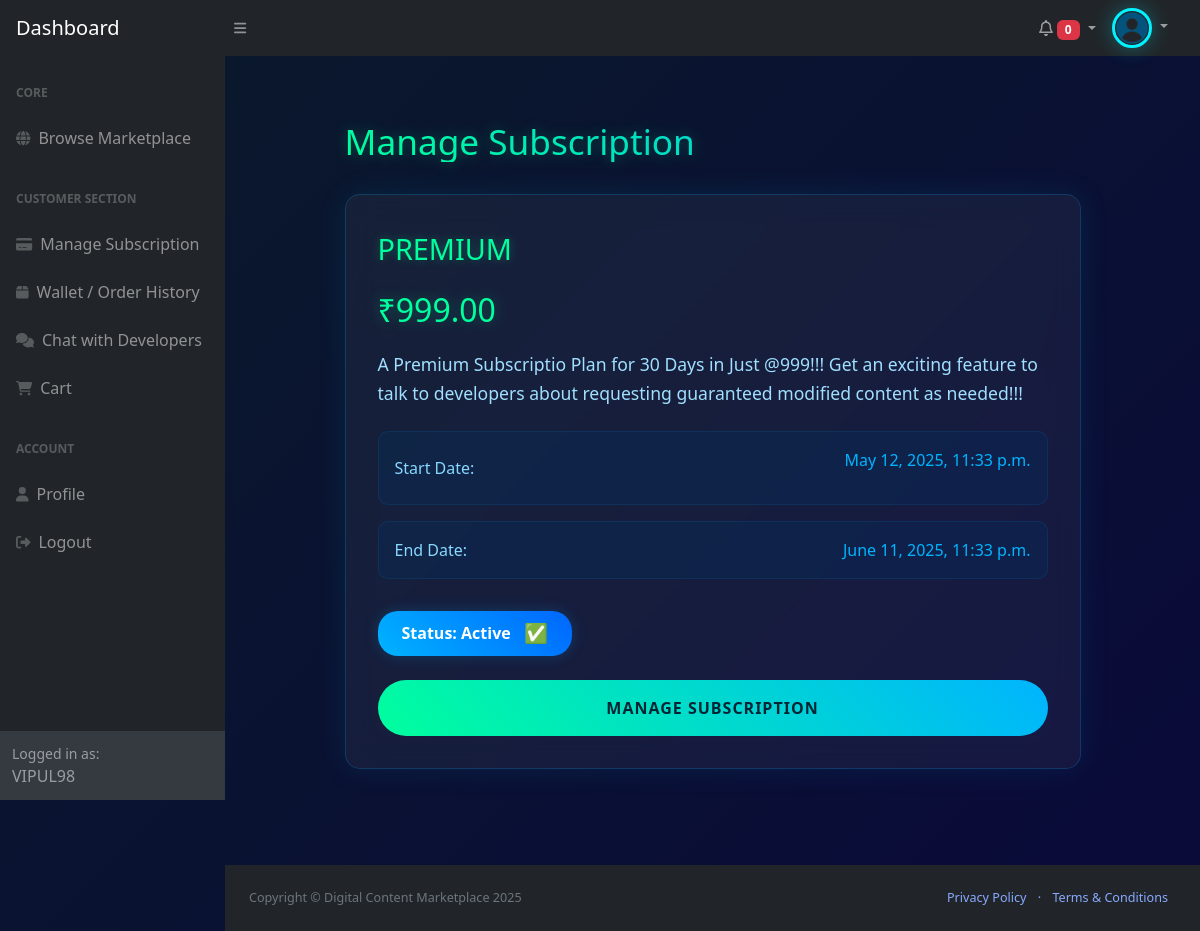
Screenshot of /billing/dashboard/manage-subscription/ (signed in) with the database file from the repository.
### apps/authentication/models.py (models this page shows, shortened)
class User(AbstractUser):
    ROLE_CHOICES = (
        ('developer', 'Developer'),
        ('customer', 'Customer'),
    )
    first_name = models.CharField(max_length=50)
    last_name = models.CharField(max_length=50)
    profile_picture = models.ImageField(
        upload_to='profile_pics/',
        blank=True,
        null=True,
        default='profile_pics/user_default.png'
        )
    mobile = models.PositiveBigIntegerField(unique=True, null=True, blank=True)
    email = models.EmailField(max_length=50, unique=True)
    role = models.CharField(max_length=10, choices=ROLE_CHOICES)
    REQUIRED_FIELDS = ['email', 'mobile']
    groups = models.ManyToManyField(Group, blank=True)
    user_permissions = models.ManyToManyField(Permission, blank=True)
    class Meta:
        app_label = 'authentication'
        verbose_name = 'User'
        verbose_name_plural = 'Users'

### apps/billing/models.py (models this page shows, shortened)
class CustomerSubscription(models.Model):
    customer = models.OneToOneField(settings.AUTH_USER_MODEL, on_delete=models.CASCADE)
    plan = models.ForeignKey(SubscriptionPlan, on_delete=models.SET_NULL, null=True)
    start_date = models.DateTimeField(default=timezone.now)
    end_date = models.DateTimeField()
    def is_active(self):
        return self.end_date >= timezone.now()

class SubscriptionPlan(models.Model):
    name = models.CharField(max_length=50)
    price = models.DecimalField(max_digits=6, decimal_places=2)
    duration_days = models.PositiveIntegerField(default=30)
    description = models.TextField()
    is_active = models.BooleanField(default=True)

### apps/billing/views.py (the view)
# urls.py: path('dashboard/manage-subscription/', views.manage_subscription, name='manage_subscription'),
@login_required(login_url='login')
def manage_subscription(request):
    user = request.user
    subscription = None
    if user.role == 'customer':
        try:
            subscription = CustomerSubscription.objects.get(customer=user)
        except CustomerSubscription.DoesNotExist:
            subscription = None
    return render(request, 'manage_subscription.html', {'subscription': subscription})

### apps/billing/templates/manage_subscription.html (shortened to what this page needs)
{% extends "base_dash.html" %}
{% load static %}
{% block content %}
<div class="subscription-container">
    <h1 class="subscription-header">
        Manage Subscription
    </h1>
    <div class="subscription-card">
      {% if subscription %}
        <div class="subscription-tier">{{ subscription.plan.name }}</div>
        <div class="price-highlight">₹{{ subscription.plan.price }}</div>
        <div class="subscription-description">
          {{ subscription.plan.description }}
        </div>
        <div class="subscription-dates">
            <div class="date-item">
                <span class="date-label">Start Date:</span>
                <span class="date-value">{{ subscription.start_date|date:"F j, Y, g:i a" }}</p></span>
            </div>
            <div class="date-item">
                <span class="date-label">End Date:</span>
                <span class="date-value">{{ subscription.end_date|date:"F j, Y, g:i a" }}</span>
            </div>
        </div>
        {% if subscription.is_active %}
          <div class="status-badge">
            Status: Active <span style="font-size: 1.2rem;">✅</span>
          </div>
        {% else %}
          <div class="status-badge">
            Status: Expired <span style="font-size: 1.2rem;">❌</span>
          </div>
        {% endif %}
        <button class="manage-button">
            Manage Subscription
        </button>
      {% else %}
        <div class="subscription-description">
          You do not have an active subscription. <a href="{% url 'subscription_plans' %}">Browse Plans</a>
        </div>
      {% endif %}
    </div>
</div>
{% endblock %}

### apps/authentication/templates/base_dash.html (shortened to what this page needs)
{% load static %}
<!DOCTYPE html>
<html lang="en">
    <head>
        <link href="https://cdn.jsdelivr.net/npm/simple-datatables@7.1.2/dist/style.min.css" rel="stylesheet" />
        <link href="{% static 'css/dashboardStyles.css' %}" rel="stylesheet" />
        <link href="{% static 'css/profileStyles.css' %}" rel="stylesheet" />
    </head>
    <body class="sb-nav-fixed">
        <nav class="sb-topnav navbar navbar-expand navbar-dark bg-dark">
            <a class="navbar-brand ps-3" href="{% url 'customer_dashboard' %}">Dashboard</a>
            <button class="btn btn-link btn-sm order-1 order-lg-0 me-4 me-lg-0" id="sidebarToggle" href="#!"><i class="fas fa-bars"></i></button>
            <ul class="navbar-nav ms-auto ms-md-0 me-3 me-lg-4">
                {% if user.is_authenticated %}
                    <a class="nav-link dropdown-toggle align-item-center" style="align-self: center;" href="#" id="notificationDropdown" role="button" data-bs-toggle="dropdown" aria-expanded="false">
                        <i class="fa-regular fa-bell"></i>
                        <span id="unread-count" class="badge bg-danger">0</span>
                    </a>
                {% endif %}
                <li class="nav-item dropdown">
                    <a class="nav-link dropdown-toggle" id="navbarDropdown" href="#" role="button" data-bs-toggle="dropdown" aria-expanded="false">
                        <img src="{{ user.profile_picture.url }}" class="avatar" alt="Profile Picture" style="height: 40px; width: 40px;">
                    </a>
                </li>
            </ul>
        </nav>
        <div id="layoutSidenav">
            <div id="layoutSidenav_nav">
                <nav class="sb-sidenav accordion sb-sidenav-dark" id="sidenavAccordion">
                    <div class="sb-sidenav-menu">
                        <div class="nav">
                            <div class="sb-sidenav-menu-heading">Core</div>
                            <a class="nav-link" href="{% url 'home' %}">
                                <div class="sb-nav-link-icon"><i class="fas fa-globe"></i></div>
                                Browse Marketplace
                            </a>
                            {% if user.is_superuser or user.is_staff %}
                                <div class="sb-sidenav-menu-heading">Developer Section</div>
                                <a class="nav-link" href="{% url 'my_content' %}">
                                    <div class="sb-nav-link-icon"><i class="fas fa-folder"></i></div>
                                    My Contents
                                </a>
                                <a class="nav-link" href="{% url 'upload_content' %}">
                                    <div class="sb-nav-link-icon"><i class="fas fa-upload"></i></div>
                                    Upload Contents
                                </a>
                                <a class="nav-link" href="{% url 'admin_wallet' %}">
                                    <div class="sb-nav-link-icon"><i class="fas fa-dollar-sign"></i></div>
                                    Admin Wallet
                                </a>
                                <a class="nav-link" href="{% url 'admin_chat_view' %}">
                                    <div class="sb-nav-link-icon"><i class="fas fa-comments"></i></div>
                                    Chat Control
                                </a>
                            {% elif user.role == "customer" %}
                                <div class="sb-sidenav-menu-heading">Customer Section</div>
                                <a class="nav-link" href="{% url 'manage_subscription' %}">
                                    <div class="sb-nav-link-icon"><i class="fas fa-credit-card"></i></div>
                                    Manage Subscription
                                </a>
                                <a class="nav-link" href="{% url 'order_history' %}">
                                    <div class="sb-nav-link-icon"><i class="fas fa-box"></i></div>
                                    Wallet / Order History
                                </a>
                                <a class="nav-link" href="{% url 'active_chats' %}">
                                    <div class="sb-nav-link-icon"><i class="fas fa-comments"></i></div>
                                    Chat with Developers
                                </a>
                                <a class="nav-link" href="{% url 'cart' %}">
                                    <div class="sb-nav-link-icon"><i class="fas fa-shopping-cart"></i></div>
                                    Cart
                                </a>
                            {% endif %}
                            <div class="sb-sidenav-menu-heading">Account</div>
                            <a class="nav-link" href="{% url 'profile' %}">
                                <div class="sb-nav-link-icon"><i class="fas fa-user"></i></div>
                                Profile
                            </a>
                            <div class="nav-link">
                                <form action="{% url 'logout' %}" method="POST">
                                    <div class="d-flex justify-content-between align-items-center">
                                        <div class="sb-nav-link-icon"><i class="fas fa-sign-out-alt"></i></div>
                                        <button type="submit" class="dropdown-item">Logout</button>
                                    </div>
                                </form>
                            </div>
                        </div>
                    </div>
                    <div class="sb-sidenav-footer">
                        <div class="small">Logged in as:</div>
                        {{ user.username|upper }}
                    </div>
                </nav>
            </div>
            <div id="layoutSidenav_content">
                <main>
                    {% block content %}{% endblock  %}
                </main>
                <footer class="py-4 bg-dark mt-auto">
                    <div class="container-fluid px-4">
                        <div class="d-flex align-items-center justify-content-between small">
                            <div class="text-muted">Copyright &copy; Digital Content Marketplace 2025</div>
                            <div>
                                <a href="{% url 'privacy' %}">Privacy Policy</a>
                                &middot;
                                <a href="{% url 'terms' %}">Terms &amp; Conditions</a>
                            </div>
                        </div>
                    </div>
                </footer>
            </div>
        </div>
        <link rel="stylesheet" href="https://cdnjs.cloudflare.com/ajax/libs/font-awesome/5.15.4/css/all.min.css">
    </body>
</html>

### static/css/profileStyles.css (style rules this page uses)
body { background: linear-gradient(135deg, #0a1a2a 0%, #0a0a3a 100%); color: #fff; min-height: 100vh; }
.subscription-header { font-size: 2.2rem; margin-bottom: 2rem; background: linear-gradient(45deg, #00ff9d, #00b4ff); -webkit-background-clip: text; background-clip: text; -webkit-text-fill-color: transparent; display: flex; align-items: center; gap: 1rem; text-shadow: 0 0 15px rgba(0, 255, 157, 0.3); }
.avatar { width: 120px; height: 120px; border-radius: 50%; object-fit: cover; border: 3px solid #00f3ff; box-shadow: 0 0 20px rgba(0, 243, 255, 0.3); transition: transform 0.3s ease; }

### apps/billing/templates/manage_subscription.html (style rules this page uses)
body { background: linear-gradient(135deg, #0a1a2a 0%, #0a0a3a 100%); color: #fff; min-height: 100vh; }
.subscription-container { max-width: 800px; margin: 2rem auto; padding: 2rem; }
.subscription-header { font-size: 2.2rem; margin-bottom: 2rem; background: linear-gradient(45deg, #00ff9d, #00b4ff); -webkit-background-clip: text; -webkit-text-fill-color: transparent; display: flex; align-items: center; gap: 1rem; text-shadow: 0 0 15px rgba(0, 255, 157, 0.3); }
.subscription-card { background: rgba(255, 255, 255, 0.05); backdrop-filter: blur(15px); border-radius: 15px; padding: 2rem; border: 1px solid rgba(0, 180, 255, 0.2); position: relative; overflow: hidden; margin-bottom: 2rem; box-shadow: 0 0 30px rgba(0, 180, 255, 0.1); }
.subscription-tier { font-size: 1.8rem; color: #00ff9d; margin-bottom: 1rem; text-transform: uppercase; text-shadow: 0 0 10px rgba(0, 255, 157, 0.3); }
.subscription-description { color: #a0dfff; margin-bottom: 1.5rem; line-height: 1.6; font-size: 1.1rem; }
.subscription-dates { display: grid; gap: 1rem; margin-bottom: 2rem; }
.date-item { display: flex; justify-content: space-between; align-items: center; padding: 1rem; background: rgba(0, 50, 100, 0.3); border-radius: 10px; border: 1px solid rgba(0, 180, 255, 0.1); }
.date-label { color: #88d8ff; }
.date-value { color: #00b4ff; font-weight: 500; }
.status-badge { background: linear-gradient(45deg, #00b4ff, #0066ff); padding: 0.5rem 1.5rem; border-radius: 20px; display: inline-flex; align-items: center; gap: 0.8rem; font-weight: bold; box-shadow: 0 0 15px rgba(0, 180, 255, 0.2); }
.manage-button { background: linear-gradient(45deg, #00ff9d, #00b4ff); border: none; padding: 1rem 2rem; border-radius: 30px; color: #002635; font-weight: bold; cursor: pointer; transition: all 0.3s ease; margin-top: 1.5rem; width: 100%; text-transform: uppercase; letter-spacing: 1px; }
.price-highlight { color: #00ff9d; font-size: 2rem; margin: 1rem 0; text-shadow: 0 0 15px rgba(0, 255, 157, 0.3); }
footer { margin-top: 3rem; text-align: center; color: #88aaff; font-size: 0.9rem; }
footer a { color: #88aaff; text-decoration: none; margin: 0 0.5rem; transition: color 0.3s ease; }

### rows the page displays
User: profile_picture (placeholder picture), username "VIPUL98"
CustomerSubscription: plan.name "PREMIUM", plan.price "999.00", plan.description "A Premium Subscriptio Plan for 30 Days in Just @999!!! Get an exciting feature to talk to developers about requesting guaranteed modified content as needed!!!", start_date "May 12, 2025, 11:33 p.m.", end_date "June 11, 2025, 11:33 p.m."
